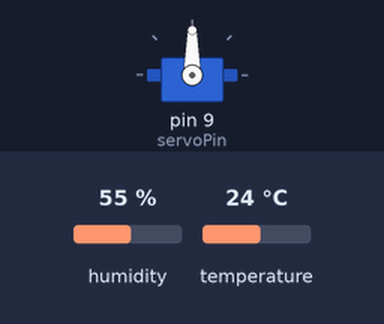
The sketch below on a simulated Arduino Uno, built with avr-gcc and run on an emulated ATmega328P. Parts: servo. The inputs (shaded band) are chosen by the test bench; at power-on: humidity 55 %, temperature 24 °C. What the sketch prints to the serial monitor is not drawn.

Above: at 0.1 s.
At 2.8 s:
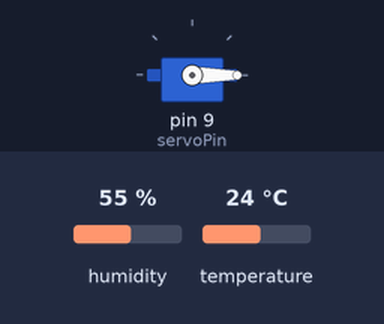
2.9 s: humidity set to 88 %
At 4.4 s:
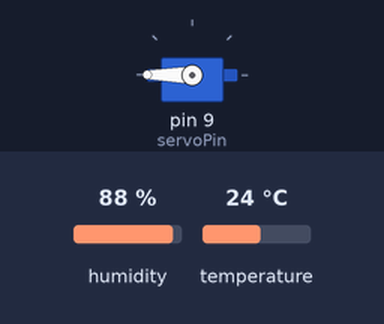
8.9 s: humidity set to 22 %
14.9 s: humidity set to 71 %
Timing chart, 0 to 26.9 s (numbered marks = the images above; inputs shaded):
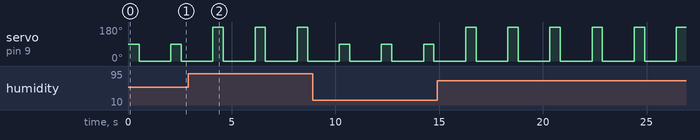

Measured:
- by itself, servo on pin 9 (servoPin): alternates 180° for 0.50 s and 0° for 1.5 s

The sketch:

cb_NhietDoDoAm.ino
```cpp
#include <Servo.h>
#include <DHT.h>
#define DHTPIN 2
#define DHTTYPE DHT11
DHT dht(DHTPIN, DHTTYPE);
Servo myServo;
const int servoPin = 9;
void setup() {
  Serial.begin(9600);
  myServo.attach(servoPin);
  dht.begin();
}

void loop() {
  float h = dht.readHumidity();
  float t = dht.readTemperature();
  if (isnan(h) || isnan(t)) {
    Serial.println("Không thể đọc cảm biến DHT!");
    return;  // Dừng lại nếu không thể đọc được giá trị từ cảm biến
  }
  Serial.print("Nhiet do: ");
  Serial.println(t);
  Serial.print("Do am: ");
  Serial.println(h);
  if (h > 70) {
    Serial.println("Do am cao - Xoay servo đến 180 độ");
    myServo.write(180);   // Quay servo đến góc 180 độ
    delay(500);            // Giữ ở vị trí 180 độ trong 500ms
    myServo.write(0);     // Quay servo về góc 0 độ
    delay(500);            // Giữ ở vị trí 0 độ trong 500ms
  } else {
    Serial.println("Do am thap - Xoay servo đến 90 độ");
    myServo.write(90);    // Quay servo đến góc 90 độ
    delay(500);            // Giữ ở vị trí 90 độ trong 500ms
    myServo.write(0);     // Quay servo về góc 0 độ
    delay(500);            // Giữ ở vị trí 0 độ trong 500ms
  }
  Serial.println("-----------------------------");
  delay(1000);             // Đợi 1 giây trước khi lặp lại
} 
```
